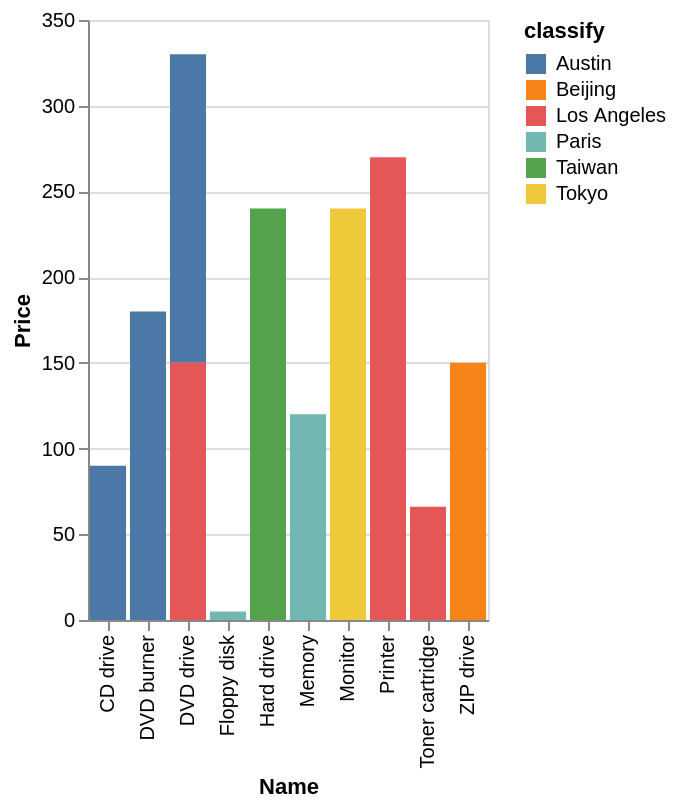

Vega-Lite specification for this chart:
### Vega-Lite specification from a JSON file in a GitHub repository (floating-point values rounded to 4 significant figures)
{"data": {"values": [{"x_data": "CD drive", "y_data": 90, "classify": "Austin"}, {"x_data": "DVD burner", "y_data": 180, "classify": "Austin"}, {"x_data": "DVD drive", "y_data": 180, "classify": "Austin"}, {"x_data": "Floppy disk", "y_data": 0, "classify": "Austin"}, {"x_data": "Hard drive", "y_data": 0, "classify": "Austin"}, {"x_data": "Memory", "y_data": 0, "classify": "Austin"}, {"x_data": "Monitor", "y_data": 0, "classify": "Austin"}, {"x_data": "Printer", "y_data": 0, "classify": "Austin"}, {"x_data": "Toner cartridge", "y_data": 0, "classify": "Austin"}, {"x_data": "ZIP drive", "y_data": 0, "classify": "Austin"}, {"x_data": "CD drive", "y_data": 0, "classify": "Beijing"}, {"x_data": "DVD burner", "y_data": 0, "classify": "Beijing"}, {"x_data": "DVD drive", "y_data": 0, "classify": "Beijing"}, {"x_data": "Floppy disk", "y_data": 0, "classify": "Beijing"}, {"x_data": "Hard drive", "y_data": 0, "classify": "Beijing"}, {"x_data": "Memory", "y_data": 0, "classify": "Beijing"}, {"x_data": "Monitor", "y_data": 0, "classify": "Beijing"}, {"x_data": "Printer", "y_data": 0, "classify": "Beijing"}, {"x_data": "Toner cartridge", "y_data": 0, "classify": "Beijing"}, {"x_data": "ZIP drive", "y_data": 150, "classify": "Beijing"}, {"x_data": "CD drive", "y_data": 0, "classify": "Los Angeles"}, {"x_data": "DVD burner", "y_data": 0, "classify": "Los Angeles"}, {"x_data": "DVD drive", "y_data": 150, "classify": "Los Angeles"}, {"x_data": "Floppy disk", "y_data": 0, "classify": "Los Angeles"}, {"x_data": "Hard drive", "y_data": 0, "classify": "Los Angeles"}, {"x_data": "Memory", "y_data": 0, "classify": "Los Angeles"}, {"x_data": "Monitor", "y_data": 0, "classify": "Los Angeles"}, {"x_data": "Printer", "y_data": 270, "classify": "Los Angeles"}, {"x_data": "Toner cartridge", "y_data": 66, "classify": "Los Angeles"}, {"x_data": "ZIP drive", "y_data": 0, "classify": "Los Angeles"}, {"x_data": "CD drive", "y_data": 0, "classify": "Paris"}, {"x_data": "DVD burner", "y_data": 0, "classify": "Paris"}, {"x_data": "DVD drive", "y_data": 0, "classify": "Paris"}, {"x_data": "Floppy disk", "y_data": 5, "classify": "Paris"}, {"x_data": "Hard drive", "y_data": 0, "classify": "Paris"}, {"x_data": "Memory", "y_data": 120, "classify": "Paris"}, {"x_data": "Monitor", "y_data": 0, "classify": "Paris"}, {"x_data": "Printer", "y_data": 0, "classify": "Paris"}, {"x_data": "Toner cartridge", "y_data": 0, "classify": "Paris"}, {"x_data": "ZIP drive", "y_data": 0, "classify": "Paris"}, {"x_data": "CD drive", "y_data": 0, "classify": "Taiwan"}, {"x_data": "DVD burner", "y_data": 0, "classify": "Taiwan"}, {"x_data": "DVD drive", "y_data": 0, "classify": "Taiwan"}, {"x_data": "Floppy disk", "y_data": 0, "classify": "Taiwan"}, {"x_data": "Hard drive", "y_data": 240, "classify": "Taiwan"}, {"x_data": "Memory", "y_data": 0, "classify": "Taiwan"}, {"x_data": "Monitor", "y_data": 0, "classify": "Taiwan"}, {"x_data": "Printer", "y_data": 0, "classify": "Taiwan"}, {"x_data": "Toner cartridge", "y_data": 0, "classify": "Taiwan"}, {"x_data": "ZIP drive", "y_data": 0, "classify": "Taiwan"}, {"x_data": "CD drive", "y_data": 0, "classify": "Tokyo"}, {"x_data": "DVD burner", "y_data": 0, "classify": "Tokyo"}, {"x_data": "DVD drive", "y_data": 0, "classify": "Tokyo"}, {"x_data": "Floppy disk", "y_data": 0, "classify": "Tokyo"}, {"x_data": "Hard drive", "y_data": 0, "classify": "Tokyo"}, {"x_data": "Memory", "y_data": 0, "classify": "Tokyo"}, {"x_data": "Monitor", "y_data": 240, "classify": "Tokyo"}, {"x_data": "Printer", "y_data": 0, "classify": "Tokyo"}, {"x_data": "Toner cartridge", "y_data": 0, "classify": "Tokyo"}, {"x_data": "ZIP drive", "y_data": 0, "classify": "Tokyo"}]}, "mark": "bar", "encoding": {"x": {"field": "x_data", "type": "nominal", "title": "Name", "sort": "ascending"}, "y": {"field": "y_data", "type": "quantitative", "title": "Price"}, "color": {"field": "classify"}}}
